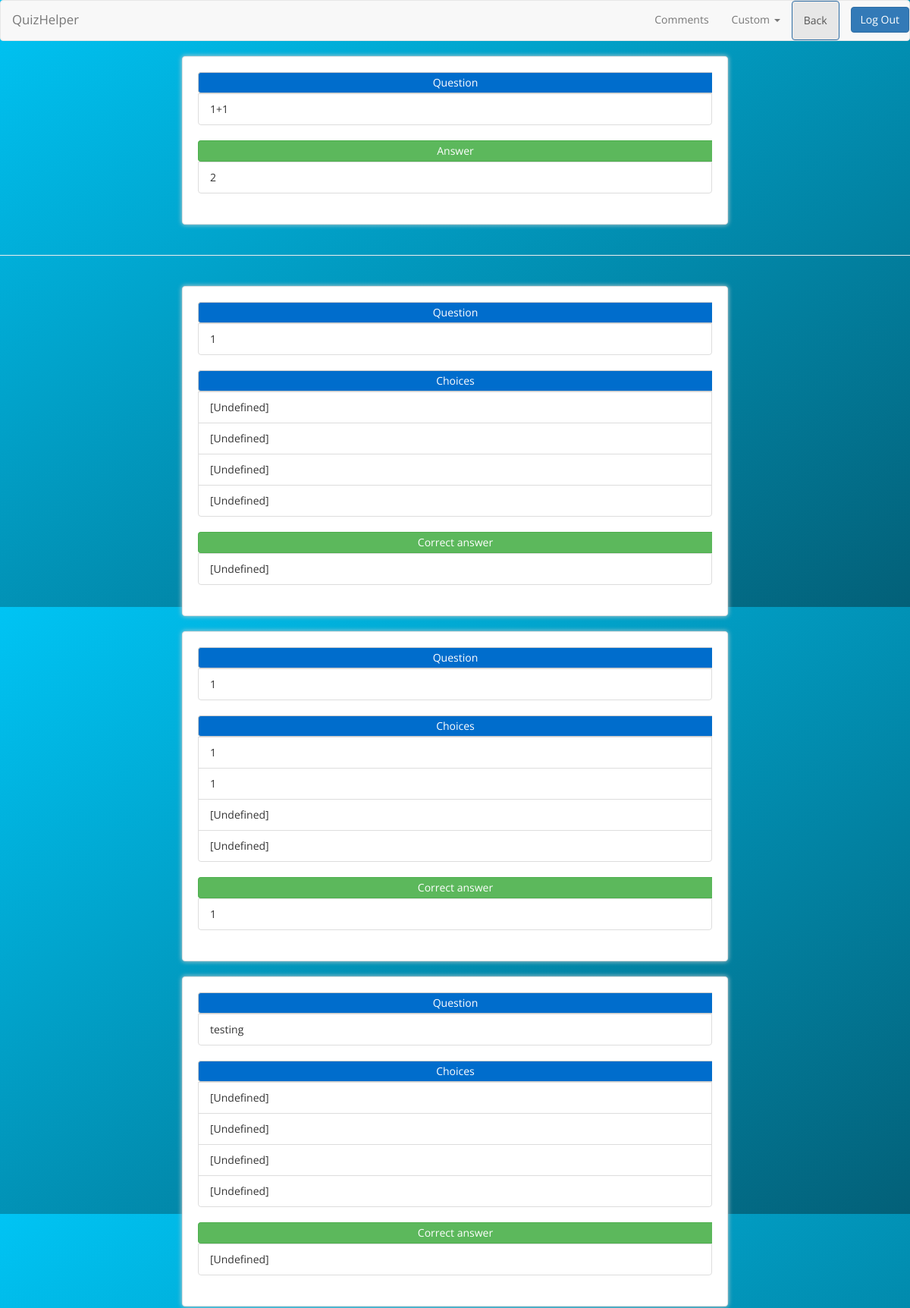
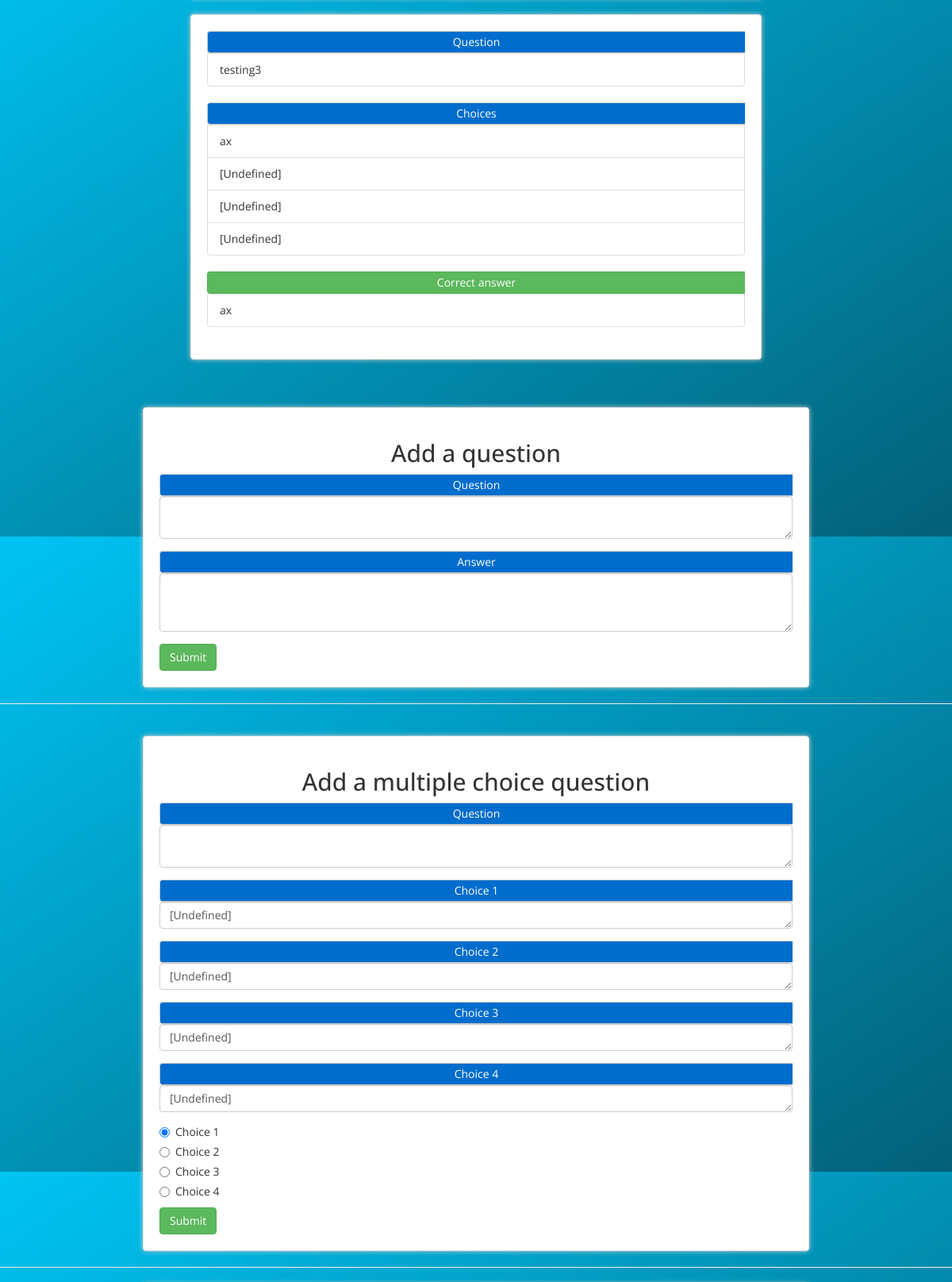
The app's page /quiz/?quiz_id=12 (signed in, upper part) with its own data (2 pictures, top to bottom).
### question/models.py (models this page shows, shortened)
class EssayQuestion(models.Model):
    question_body = models.TextField(verbose_name='Question', blank=False, help_text='Description of the question.')
    answer = models.TextField(verbose_name='Answer', blank=False, help_text='Answer')
    quiz = models.ForeignKey(Quiz, null=False, blank=False)

class MultipleChoiceAnswer(models.Model):
    answer_body = models.TextField(verbose_name='Answer', blank=False, help_text='Description of the answer')
    question = models.ForeignKey(MultipleChoiceQuestion, null=True, blank=False)  # the corresponding question

class MultipleChoiceQuestion(models.Model):
    question_body = models.TextField(verbose_name='Question', blank=False, help_text='Description of the question.')
    correct_answer = models.TextField(verbose_name='Correct answer', blank=False, help_text='Description of the answer.')
    quiz = models.ForeignKey(Quiz, null=True, blank=True)

### quiz/views.py (the view)
@login_required
def index(request):
    if request.method == 'GET':
        try:
            quiz = Quiz.objects.get(id=request.GET.get("quiz_id"))
        except Quiz.DoesNotExist:
            raise Http404("Quiz does not exist")
        context = fill_in_context(quiz, request)
        context['comment_tree'] = Comment.objects.filter(quiz_id=quiz).order_by('path')
    return render(request, 'quiz/quiz_page.html', context)

### quiz/templatetags/quiz_extras.py (called while the page is built)
@register.filter(name='get')
def get_item(dictionary, key):
    return dictionary.get(key)

### quiz/views.py (called while the page is built)
def fill_in_context(quiz, request):
    essay_questions = EssayQuestion.objects.filter(quiz=quiz)
    multi_questions = get_organized_multi_questions(quiz)
    context = {'essay_questions': essay_questions}
    iterator = itertools.count(start=1)
    context['iterator'] = iterator
    context['multi_questions'] = multi_questions
    context['quiz'] = quiz
    if quiz.creator != request.user:
        context['can_edit'] = False
    else:
        context['can_edit'] = True
    return context

def get_organized_multi_questions(quiz):
    multi_questions = MultipleChoiceQuestion.objects.filter(quiz=quiz)
    questions = []
    for q in multi_questions:
        answers = MultipleChoiceAnswer.objects.filter(question=q)
        ans_list = []
        for a in answers:
            ans_list.append(a.answer_body)
        h = {}
        h['question'] = q.question_body
        h['correct_ans'] = q.correct_answer
        h['choices'] = deepcopy(ans_list)
        questions.append(deepcopy(h))
    return questions

### quiz/templates/quiz/quiz_page.html (shortened to what this page needs)
{% extends "quiz/index.html" %}

### quiz/templates/quiz/index.html (shortened to what this page needs)
{% load staticfiles %}
{% load quiz_extras %}
<!DOCTYPE html>
<html lang="en">
<head>
    <link rel="stylesheet" href="{% static 'quiz/css/bootstrap.min.css' %}">
    <link rel="stylesheet" href="{% static 'quiz/css/quiz.css' %}">
</head>
<body class="gradient">
<nav id="top" class="navbar navbar-default">
    <div class="container-fluid">
        <div class="navbar-header">
            <a class="navbar-brand website-name" href="#">QuizHelper</a>
        </div>
        <ul class="nav navbar-nav navbar-right">
            <li><a href="#comments">Comments</a></li>
            <li class="dropdown">
                <a href="#" class="dropdown-toggle" data-toggle="dropdown" role="button" aria-haspopup="true"
                   aria-expanded="false">Custom <span class="caret"></span></a>
            </li>
            <li class="active"><a class="btn btn-primary" href="/accounts/profile">Back</a></li>
            <li>
                <form class="navbar-form navbar-right">
                    <a class="btn btn-primary" href="{% url 'quiz_user.views.logout' %}">Log Out</a>
                </form>
            </li>
        </ul>
    </div>
</nav>
{% for essay_q in essay_questions %}
    <div class="container essay-question">
        <ul class="list-group">
            <span class="input-group-addon question-header" id="basic-addon1">Question {{ iterator.next }}</span>
            <li class="list-group-item question-body">{{ essay_q.question_body }}</li>
        </ul>
        <ul class="list-group">
            <span class="input-group-addon answer-header" id="basic-addon1">Answer</span>
            <li class="list-group-item  quiz-answer">{{ essay_q.answer }}</li>
        </ul>
    </div>
    <br/>
{% empty %}
    <div class="container essay-question">
        <h2>No question</h2>
    </div>
{% endfor %}
<hr>
<br>
{% for multi_q in multi_questions %}
    <div class="container multi-question">
        <ul class="list-group">
            <span class="input-group-addon" id="basic-addon1">Question {{ iterator.next }}</span>
            <li class="list-group-item">{{ multi_q|get:'question' }}</li>
        </ul>
        <ul class="list-group choice-panel">
            <span class="input-group-addon" id="basic-addon1">Choices</span>
            {% for c in multi_q|get:'choices' %}
                <li class="list-group-item choice-row">{{ c }}</li>
            {% empty %}
                <li class="list-group-item">No choice</li>
            {% endfor %}
        </ul>
        <ul class="list-group answer-panel">
            <span class="input-group-addon answer-header" id="basic-addon1">Correct answer</span>
            <li class="list-group-item quiz-answer">{{ multi_q|get:'correct_ans' }}</li>
        </ul>
    </div>
    <br/>
{% empty %}
    <div class="container multi-question">
        <h2>No multiple choice question</h2>
    </div>
{% endfor %}
<br/><br/>
{% if can_edit %}
    <div class="container question-submit" id="essay-question-form">
        <h2>Add a question</h2>
        <form role="form" method="post" action="/quiz/add_question" id="question-submission">
            <div class="form-group">
                <span class="input-group-addon" id="basic-addon1">Question</span>
                <textarea class="form-control" rows="2" name="question_body"></textarea>
            </div>
            <div class="form-group">
                <span class="input-group-addon" id="basic-addon1">Answer</span>
                <textarea class="form-control" rows="3" name="answer"></textarea>
            </div>
            <button type="submit" class="btn btn-default btn-success">Submit</button>
        </form>
    </div>
    <hr/>
    <br/>
    <div class="container question-submit" id="multiple-choice-form">
        <h2>Add a multiple choice question</h2>
        <form role="form" method="post" action="add_multiple_choice_question" id="question-submission">
            <div class="form-group">
                <span class="input-group-addon" id="basic-addon1">Question</span>
                <textarea class="form-control" rows="2" name="question_body" required></textarea>
            </div>
            <div class="form-group">
                <span class="input-group-addon" id="basic-addon1">Choice 1</span>
            <textarea class="form-control" rows="1" name="answer1" placeholder="[Undefined]"
                      required>[Undefined]</textarea>
            </div>
            <div class="form-group">
                <span class="input-group-addon" id="basic-addon1">Choice 2</span>
                <textarea class="form-control" rows="1" name="answer2" placeholder="[Undefined]">[Undefined]</textarea>
            </div>
            <div class="form-group">
                <span class="input-group-addon" id="basic-addon1">Choice 3</span>
                <textarea class="form-control" rows="1" name="answer3" placeholder="[Undefined]">[Undefined]</textarea>
            </div>
            <div class="form-group">
                <span class="input-group-addon" id="basic-addon1">Choice 4</span>
                <textarea class="form-control" rows="1" name="answer4" placeholder="[Undefined]">[Undefined]</textarea>
            </div>
            <div class="radio">
                <label>
                    <input type="radio" name="optionsRadios" id="optionsRadios1" value="1" checked>
                    Choice 1
                </label>
            </div>
            <div class="radio">
                <label>
                    <input type="radio" name="optionsRadios" id="optionsRadios2" value="2">
                    Choice 2
                </label>
            </div>
            <div class="radio">
                <label>
                    <input type="radio" name="optionsRadios" id="optionsRadios3" value="3">
                    Choice 3
                </label>
            </div>
            <div class="radio">
                <label>
                    <input type="radio" name="optionsRadios" id="optionsRadios4" value="4">
                    Choice 4
                </label>
            </div>
            <button type="submit" class="btn btn-default btn-success">Submit</button>
        </form>
    </div>
{% endif %}
<hr/>
</body>
</html>

### quiz/static/quiz/css/quiz.css (style rules this page uses)
body { background-color: #a6e1ec; font-family: 'Open Sans', sans-serif; }
.input-group-addon { background-color: #006dcc; color: #ffffff; }
.answer-header, .result-header { color: #fff; background-color: #5cb85c; border-color: #4cae4c; }
.essay-question, .multi-question { border: 1px #e4e4e4 solid; padding: 20px; border-radius: 4px; box-shadow: 0 0 6px #ccc; background-color: #fff; width: 60%; }
.website-name { font-size: larger; }
.question-submit, .comment-submit, .comments-block { border: 1px #e4e4e4 solid; padding: 20px; border-radius: 4px; box-shadow: 0 0 6px #ccc; background-color: #fff; width: 70%; }
.question-submit h2 { text-align: center; }
.gradient { background-color: #0292b6; background-image: -webkit-gradient(linear, 0% 0%, 100% 100%, color-stop(0, rgb(0, 196, 244)), color-stop(1, rgb(3, 96, 120))); background-image: -webkit-repeating-linear-gradient(top left, rgb(0, 196, 244) 0%, rgb(3, 96, 120) 100%); background-image: repeating-linear-gradient(to bottom right, rgb(0, 196, 244) 0%, rgb(3, 96, 120) 100%); background-image: -ms-repeating-linear-gradient(top left, rgb(0, 196, 244) 0%, rgb(3, 96, 120) 100%); }

### records on screen
EssayQuestion: question_body "1+1", answer "2"
MultipleChoiceAnswer: multi_q "[Undefined]"
MultipleChoiceAnswer: multi_q "[Undefined]"
MultipleChoiceAnswer: multi_q "[Undefined]"
MultipleChoiceAnswer: multi_q "[Undefined]"
MultipleChoiceAnswer: multi_q "[Undefined]"
MultipleChoiceAnswer: multi_q "[Undefined]"
MultipleChoiceQuestion: question_body "testing", correct_answer "[Undefined]"
MultipleChoiceAnswer: multi_q "[Undefined]"
MultipleChoiceAnswer: multi_q "[Undefined]"
MultipleChoiceAnswer: multi_q "[Undefined]"
MultipleChoiceAnswer: multi_q "[Undefined]"
MultipleChoiceQuestion: question_body "testing3", correct_answer "ax"
MultipleChoiceAnswer: multi_q "ax"
MultipleChoiceAnswer: multi_q "[Undefined]"
MultipleChoiceAnswer: multi_q "[Undefined]"
MultipleChoiceAnswer: multi_q "[Undefined]"

### other values on screen
{{ multi_q|get:'question' }} "1" "1"
{{ multi_q|get:'correct_ans' }} "[Undefined]" "1"
{{ c }} "1" "1"
